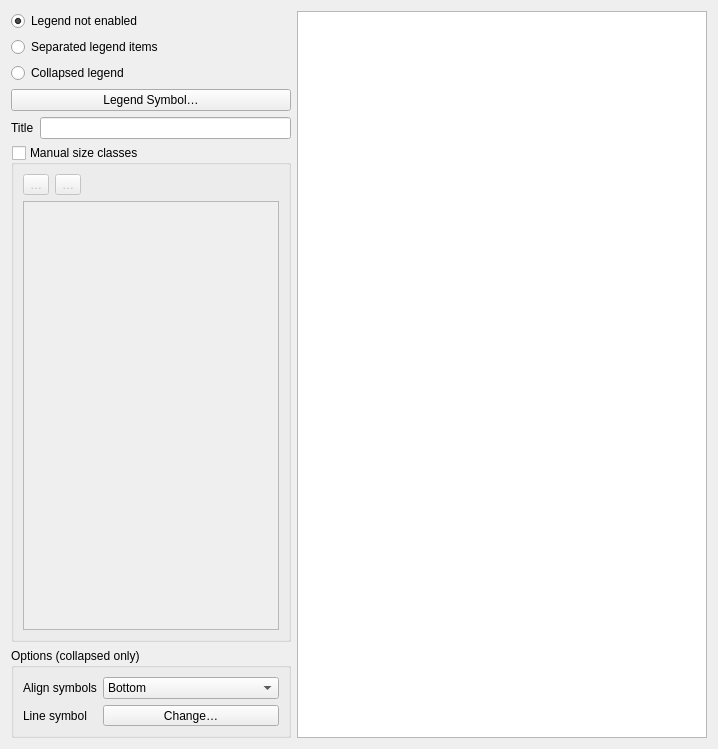
<?xml version="1.0" encoding="UTF-8"?>
<ui version="4.0">
 <class>QgsDataDefinedSizeLegendWidget</class>
 <widget class="QWidget" name="QgsDataDefinedSizeLegendWidget">
  <property name="geometry">
   <rect>
    <x>0</x>
    <y>0</y>
    <width>718</width>
    <height>749</height>
   </rect>
  </property>
  <property name="windowTitle">
   <string>Data-defined Size Legend</string>
  </property>
  <layout class="QHBoxLayout" name="horizontalLayout_4">
   <item>
    <layout class="QVBoxLayout" name="verticalLayout">
     <item>
      <widget class="QRadioButton" name="radDisabled">
       <property name="text">
        <string>Legend not enabled</string>
       </property>
       <property name="checked">
        <bool>true</bool>
       </property>
      </widget>
     </item>
     <item>
      <widget class="QRadioButton" name="radSeparated">
       <property name="text">
        <string>Separated legend items</string>
       </property>
      </widget>
     </item>
     <item>
      <widget class="QRadioButton" name="radCollapsed">
       <property name="text">
        <string>Collapsed legend</string>
       </property>
      </widget>
     </item>
     <item>
      <widget class="QPushButton" name="btnChangeSymbol">
       <property name="text">
        <string>Legend Symbol…</string>
       </property>
      </widget>
     </item>
     <item>
      <layout class="QHBoxLayout" name="horizontalLayout_3">
       <item>
        <widget class="QLabel" name="label_2">
         <property name="text">
          <string>Title</string>
         </property>
        </widget>
       </item>
       <item>
        <widget class="QLineEdit" name="editTitle"/>
       </item>
      </layout>
     </item>
     <item>
      <widget class="QGroupBox" name="groupManualSizeClasses">
       <property name="title">
        <string>Manual size classes</string>
       </property>
       <property name="checkable">
        <bool>true</bool>
       </property>
       <property name="checked">
        <bool>false</bool>
       </property>
       <layout class="QVBoxLayout" name="verticalLayout_2">
        <item>
         <layout class="QHBoxLayout" name="horizontalLayout_2">
          <item>
           <widget class="QToolButton" name="btnAddClass">
            <property name="toolTip">
             <string>Add a class</string>
            </property>
            <property name="text">
             <string>…</string>
            </property>
            <property name="icon">
             <iconset resource="../../images/images.qrc">
              <normaloff>:/images/themes/default/symbologyAdd.svg</normaloff>:/images/themes/default/symbologyAdd.svg</iconset>
            </property>
           </widget>
          </item>
          <item>
           <widget class="QToolButton" name="btnRemoveClass">
            <property name="toolTip">
             <string>Remove selected class</string>
            </property>
            <property name="text">
             <string>…</string>
            </property>
            <property name="icon">
             <iconset resource="../../images/images.qrc">
              <normaloff>:/images/themes/default/symbologyRemove.svg</normaloff>:/images/themes/default/symbologyRemove.svg</iconset>
            </property>
           </widget>
          </item>
          <item>
           <spacer name="horizontalSpacer">
            <property name="orientation">
             <enum>Qt::Horizontal</enum>
            </property>
            <property name="sizeHint" stdset="0">
             <size>
              <width>40</width>
              <height>20</height>
             </size>
            </property>
           </spacer>
          </item>
         </layout>
        </item>
        <item>
         <widget class="QTreeView" name="viewSizeClasses">
          <property name="rootIsDecorated">
           <bool>false</bool>
          </property>
         </widget>
        </item>
       </layout>
      </widget>
     </item>
     <item>
      <widget class="QGroupBox" name="groupBox">
       <property name="title">
        <string>Options (collapsed only)</string>
       </property>
       <layout class="QGridLayout" name="gridLayout">
        <item row="0" column="1">
         <widget class="QComboBox" name="cboAlignSymbols">
          <item>
           <property name="text">
            <string>Bottom</string>
           </property>
          </item>
          <item>
           <property name="text">
            <string>Center</string>
           </property>
          </item>
         </widget>
        </item>
        <item row="0" column="0">
         <widget class="QLabel" name="label">
          <property name="text">
           <string>Align symbols</string>
          </property>
         </widget>
        </item>
        <item row="1" column="1">
         <widget class="QgsSymbolButton" name="mLineSymbolButton">
          <property name="sizePolicy">
           <sizepolicy hsizetype="Expanding" vsizetype="Fixed">
            <horstretch>0</horstretch>
            <verstretch>0</verstretch>
           </sizepolicy>
          </property>
          <property name="text">
           <string>Change…</string>
          </property>
         </widget>
        </item>
        <item row="1" column="0">
         <widget class="QLabel" name="label_3">
          <property name="text">
           <string>Line symbol</string>
          </property>
         </widget>
        </item>
       </layout>
      </widget>
     </item>
    </layout>
   </item>
   <item>
    <widget class="QTreeView" name="viewLayerTree">
     <property name="sizePolicy">
      <sizepolicy hsizetype="Expanding" vsizetype="Expanding">
       <horstretch>1</horstretch>
       <verstretch>0</verstretch>
      </sizepolicy>
     </property>
     <property name="headerHidden">
      <bool>true</bool>
     </property>
    </widget>
   </item>
  </layout>
 </widget>
 <customwidgets>
  <customwidget>
   <class>QgsSymbolButton</class>
   <extends>QToolButton</extends>
   <header>qgssymbolbutton.h</header>
  </customwidget>
 </customwidgets>
 <tabstops>
  <tabstop>radDisabled</tabstop>
  <tabstop>radSeparated</tabstop>
  <tabstop>radCollapsed</tabstop>
  <tabstop>btnChangeSymbol</tabstop>
  <tabstop>editTitle</tabstop>
  <tabstop>groupManualSizeClasses</tabstop>
  <tabstop>btnAddClass</tabstop>
  <tabstop>btnRemoveClass</tabstop>
  <tabstop>viewSizeClasses</tabstop>
  <tabstop>cboAlignSymbols</tabstop>
  <tabstop>mLineSymbolButton</tabstop>
  <tabstop>viewLayerTree</tabstop>
 </tabstops>
 <resources>
  <include location="../../images/images.qrc"/>
 </resources>
 <connections/>
</ui>
